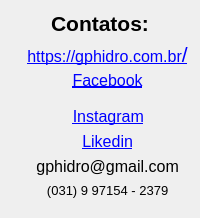
          <widget class="QWidget" name="pg_contatos">
           <layout class="QVBoxLayout" name="verticalLayout_13">
            <item>
             <widget class="QLabel" name="label_8">
              <property name="text">
               <string>&lt;html&gt;&lt;head/&gt;&lt;body&gt;&lt;p align=&quot;center&quot;&gt;&lt;span style=&quot; font-size:16pt; font-weight:600;&quot;&gt;Contatos:&lt;/span&gt;&lt;/p&gt;&lt;/body&gt;&lt;/html&gt;</string>
              </property>
             </widget>
            </item>
            <item>
             <widget class="QLabel" name="label_9">
              <property name="text">
               <string>&lt;!DOCTYPE HTML PUBLIC &quot;-//W3C//DTD HTML 4.0//EN&quot; &quot;http://www.w3.org/TR/REC-html40/strict.dtd&quot;&gt;
&lt;html&gt;&lt;head&gt;&lt;meta name=&quot;qrichtext&quot; content=&quot;1&quot; /&gt;&lt;style type=&quot;text/css&quot;&gt;
p, li { white-space: pre-wrap; }
&lt;/style&gt;&lt;/head&gt;&lt;body style=&quot; font-family:'MS Shell Dlg 2'; font-size:8pt; font-weight:400; font-style:normal;&quot;&gt;
&lt;p align=&quot;center&quot; style=&quot; margin-top:12px; margin-bottom:12px; margin-left:0px; margin-right:0px; -qt-block-indent:0; text-indent:0px;&quot;&gt;&lt;img src=&quot;:/plugins/CAV/simbolos/www.png&quot; /&gt;   &lt;span style=&quot; font-size:16pt;&quot;&gt; &lt;/span&gt;&lt;a href=&quot;https://gphidro.com.br/&quot;&gt;&lt;span style=&quot; font-size:12pt; text-decoration: underline; color:#0000ff;&quot;&gt;https://gphidro.com.br&lt;/span&gt;&lt;/a&gt;&lt;a href=&quot;https://gphidro.com.br/&quot;&gt;&lt;span style=&quot; font-size:16pt; text-decoration: underline; color:#0000ff;&quot;&gt;/&lt;/span&gt;&lt;/a&gt;&lt;/p&gt;&lt;/body&gt;&lt;/html&gt;</string>
              </property>
              <property name="openExternalLinks">
               <bool>true</bool>
              </property>
             </widget>
            </item>
            <item>
             <widget class="QLabel" name="label_12">
              <property name="text">
               <string>&lt;!DOCTYPE HTML PUBLIC &quot;-//W3C//DTD HTML 4.0//EN&quot; &quot;http://www.w3.org/TR/REC-html40/strict.dtd&quot;&gt;
&lt;html&gt;&lt;head&gt;&lt;meta name=&quot;qrichtext&quot; content=&quot;1&quot; /&gt;&lt;style type=&quot;text/css&quot;&gt;
p, li { white-space: pre-wrap; }
&lt;/style&gt;&lt;/head&gt;&lt;body style=&quot; font-family:'MS Shell Dlg 2'; font-size:8pt; font-weight:400; font-style:normal;&quot;&gt;
&lt;p align=&quot;center&quot; style=&quot; margin-top:0px; margin-bottom:0px; margin-left:0px; margin-right:0px; -qt-block-indent:0; text-indent:0px;&quot;&gt;&lt;img src=&quot;:/plugins/CAV/simbolos/facebook.png&quot; /&gt;     &lt;a href=&quot;https://www.facebook.com/geplhufv2&quot;&gt;&lt;span style=&quot; font-size:18pt; text-decoration: underline; color:#0000ff; vertical-align:super;&quot;&gt;Facebook&lt;/span&gt;&lt;/a&gt;&lt;/p&gt;&lt;/body&gt;&lt;/html&gt;</string>
              </property>
              <property name="openExternalLinks">
               <bool>true</bool>
              </property>
             </widget>
            </item>
            <item>
             <widget class="QLabel" name="label_13">
              <property name="text">
               <string>&lt;!DOCTYPE HTML PUBLIC &quot;-//W3C//DTD HTML 4.0//EN&quot; &quot;http://www.w3.org/TR/REC-html40/strict.dtd&quot;&gt;
&lt;html&gt;&lt;head&gt;&lt;meta name=&quot;qrichtext&quot; content=&quot;1&quot; /&gt;&lt;style type=&quot;text/css&quot;&gt;
p, li { white-space: pre-wrap; }
&lt;/style&gt;&lt;/head&gt;&lt;body style=&quot; font-family:'MS Shell Dlg 2'; font-size:8pt; font-weight:400; font-style:normal;&quot;&gt;
&lt;p align=&quot;center&quot; style=&quot; margin-top:0px; margin-bottom:0px; margin-left:0px; margin-right:0px; -qt-block-indent:0; text-indent:0px;&quot;&gt;&lt;img src=&quot;:/plugins/CAV/simbolos/instagram.png&quot; /&gt;    &lt;span style=&quot; font-size:12pt;&quot;&gt; &lt;/span&gt;&lt;a href=&quot;https://www.instagram.com/gphidro/&quot;&gt;&lt;span style=&quot; font-size:12pt; text-decoration: underline; color:#0000ff;&quot;&gt;Instagram&lt;/span&gt;&lt;/a&gt;&lt;/p&gt;&lt;/body&gt;&lt;/html&gt;</string>
              </property>
              <property name="openExternalLinks">
               <bool>true</bool>
              </property>
             </widget>
            </item>
            <item>
             <widget class="QLabel" name="label_14">
              <property name="text">
               <string>&lt;!DOCTYPE HTML PUBLIC &quot;-//W3C//DTD HTML 4.0//EN&quot; &quot;http://www.w3.org/TR/REC-html40/strict.dtd&quot;&gt;
&lt;html&gt;&lt;head&gt;&lt;meta name=&quot;qrichtext&quot; content=&quot;1&quot; /&gt;&lt;style type=&quot;text/css&quot;&gt;
p, li { white-space: pre-wrap; }
&lt;/style&gt;&lt;/head&gt;&lt;body style=&quot; font-family:'MS Shell Dlg 2'; font-size:8pt; font-weight:400; font-style:normal;&quot;&gt;
&lt;p align=&quot;center&quot; style=&quot; margin-top:0px; margin-bottom:0px; margin-left:0px; margin-right:0px; -qt-block-indent:0; text-indent:0px;&quot;&gt;&lt;img src=&quot;:/plugins/CAV/simbolos/linkedin.png&quot; /&gt;     &lt;a href=&quot;https://www.linkedin.com/in/gphidro&quot;&gt;&lt;span style=&quot; font-size:12pt; text-decoration: underline; color:#0000ff;&quot;&gt;Likedin&lt;/span&gt;&lt;/a&gt;&lt;/p&gt;&lt;/body&gt;&lt;/html&gt;</string>
              </property>
              <property name="openExternalLinks">
               <bool>true</bool>
              </property>
             </widget>
            </item>
            <item>
             <widget class="QLabel" name="label_10">
              <property name="text">
               <string>&lt;!DOCTYPE HTML PUBLIC &quot;-//W3C//DTD HTML 4.0//EN&quot; &quot;http://www.w3.org/TR/REC-html40/strict.dtd&quot;&gt;
&lt;html&gt;&lt;head&gt;&lt;meta name=&quot;qrichtext&quot; content=&quot;1&quot; /&gt;&lt;style type=&quot;text/css&quot;&gt;
p, li { white-space: pre-wrap; }
&lt;/style&gt;&lt;/head&gt;&lt;body style=&quot; font-family:'MS Shell Dlg 2'; font-size:8pt; font-weight:400; font-style:normal;&quot;&gt;
&lt;p align=&quot;center&quot; style=&quot; margin-top:0px; margin-bottom:0px; margin-left:0px; margin-right:0px; -qt-block-indent:0; text-indent:0px;&quot;&gt;&lt;img src=&quot;:/plugins/CAV/simbolos/email.png&quot; /&gt;     &lt;span style=&quot; font-size:12pt;&quot;&gt;gphidro@gmail.com&lt;/span&gt;&lt;/p&gt;&lt;/body&gt;&lt;/html&gt;</string>
              </property>
             </widget>
            </item>
            <item>
             <widget class="QLabel" name="label_11">
              <property name="text">
               <string>&lt;!DOCTYPE HTML PUBLIC &quot;-//W3C//DTD HTML 4.0//EN&quot; &quot;http://www.w3.org/TR/REC-html40/strict.dtd&quot;&gt;
&lt;html&gt;&lt;head&gt;&lt;meta name=&quot;qrichtext&quot; content=&quot;1&quot; /&gt;&lt;style type=&quot;text/css&quot;&gt;
p, li { white-space: pre-wrap; }
&lt;/style&gt;&lt;/head&gt;&lt;body style=&quot; font-family:'MS Shell Dlg 2'; font-size:8pt; font-weight:400; font-style:normal;&quot;&gt;
&lt;p align=&quot;center&quot; style=&quot; margin-top:0px; margin-bottom:0px; margin-left:0px; margin-right:0px; -qt-block-indent:0; text-indent:0px;&quot;&gt;&lt;img src=&quot;:/plugins/CAV/simbolos/whatsApp.png&quot; /&gt;     &lt;span style=&quot; font-size:16pt; vertical-align:super;&quot;&gt;(031) 9 97154 - 2379&lt;/span&gt;&lt;/p&gt;&lt;/body&gt;&lt;/html&gt;</string>
              </property>
             </widget>
            </item>
           </layout>
          </widget>
